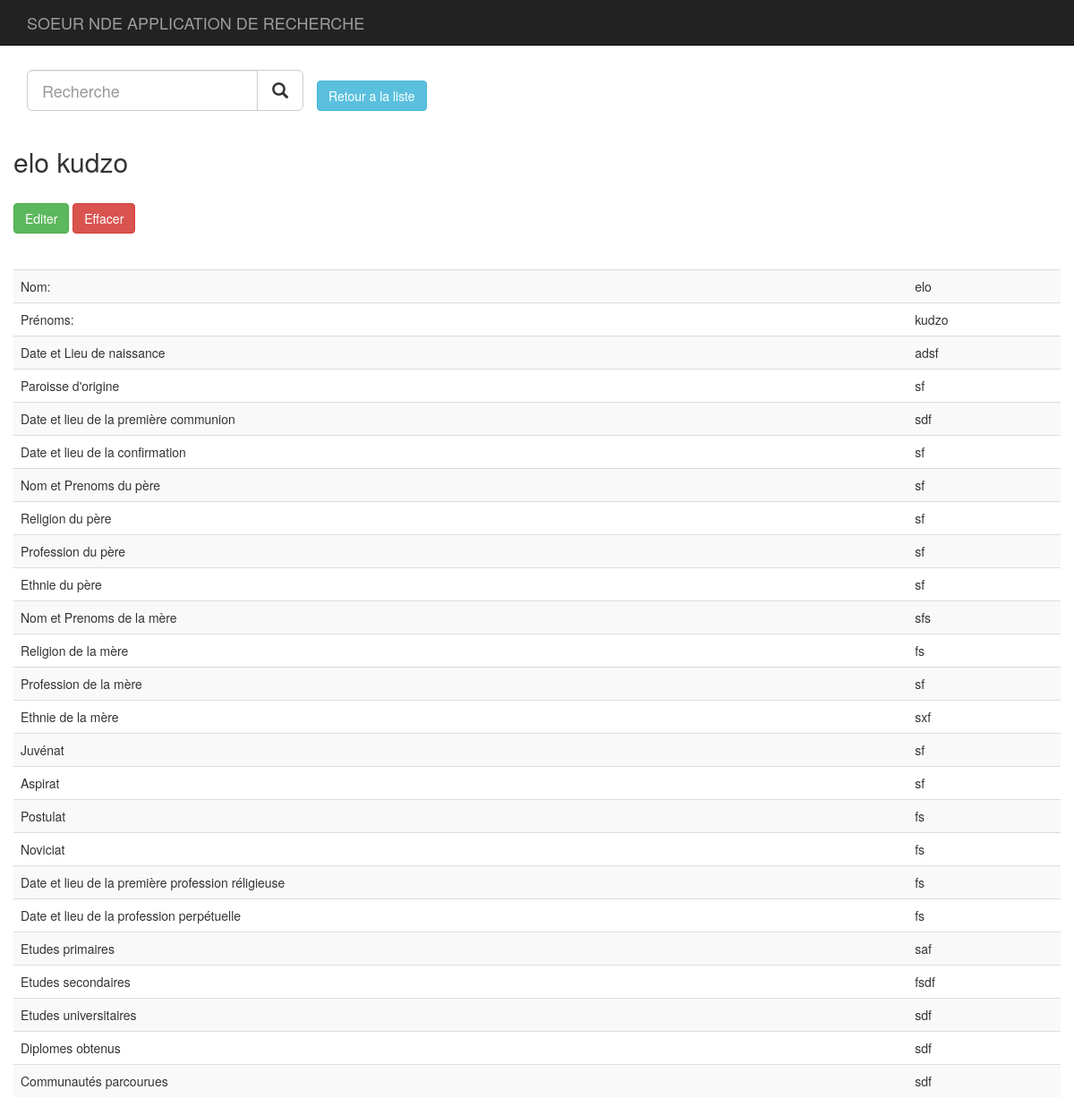
Page /view-soeur.php?id=2 on the committed database.
### tables this page shows
CREATE TABLE `soeurs` (
  `id` int(11) NOT NULL AUTO_INCREMENT,
  `nom` varchar(255) NOT NULL,
  `prenoms` varchar(255) NOT NULL,
  `date_lieu_naissance` varchar(255) NOT NULL,
  `paroisse_dorigine` varchar(255) NOT NULL,
  `date_lieu_bapteme` varchar(255) NOT NULL,
  `date_lieu_communion` varchar(255) NOT NULL,
  `date_lieu_confirmation` varchar(255) NOT NULL,
  `nom_prenoms_pere` varchar(255) NOT NULL,
  `religion_pere` varchar(255) NOT NULL,
  `profession_pere` varchar(255) NOT NULL,
  `ethnie_pere` varchar(255) NOT NULL,
  `nom_prenoms_mere` varchar(255) NOT NULL,
  `religion_mere` varchar(255) NOT NULL,
  `profession_mere` varchar(255) NOT NULL,
  `ethnie_mere` varchar(255) NOT NULL,
  `juvenat` varchar(255) NOT NULL,
  `aspirat` varchar(255) NOT NULL,
  `postulat` varchar(255) NOT NULL,
  `noviciat` varchar(255) NOT NULL,
  `date_lieu_premiere_profession_religieuse` varchar(255) NOT NULL,
  `date_lieu_profession_perpetuelle` varchar(255) NOT NULL,
  `date_lieu_etude_primaire` text NOT NULL,
  `date_lieu_etude_secondaire` text NOT NULL,
  `date_lieu_etude_universitaire` text NOT NULL,
  `date_lieu_diplomes_obtenus` text NOT NULL,
  `communautes_parcourues` text NOT NULL,
  `deleted` varchar(255) NOT NULL,
  PRIMARY KEY (`id`)
);

### view-soeur.php (the view, shortened to what this page needs)
<?php
include("functions.php");
if(!isset($_GET["id"])){
	header("location: index.php");
}
else{
	 $results = $mysqli->query("SELECT * from soeurs where deleted = 'no' and id='$_GET[id]'");
    $get_total_rows = $results->num_rows;
$row_soeur = $results->fetch_assoc();
}
?><!DOCTYPE html>
<html lang="en">
<head>
    <link href="css/bootstrap.css" rel="stylesheet">
</head>
<body>
    <nav class="navbar navbar-inverse navbar-fixed-top" role="navigation">
        <div class="container">
            <div class="navbar-header">
                <a class="navbar-brand" href="index.php">SOEUR NDE APPLICATION DE RECHERCHE</a>
            </div>
        </div>
    </nav>
    <div class="container">
        <div class="row">
   <form class="navbar-form navbar-left" role="search" action="search.php" method="GET">
                <div class="input-group input-group-lg">
                    <input type="text" class="form-control " placeholder="Recherche"  id="search_txt" name="search_text">
                    <span class="input-group-btn">
                        <button type="submit" class="btn btn-default" name="search"  onClick="return empty()">
                        <span class="glyphicon glyphicon-search"></span>
                        </button>
                    </span>
                </div>
            </form>
<br>
<a href="index.php" class="btn btn-info">Retour a la liste</a>
           <br><br>
 <h2><?php echo $row_soeur["nom"]."   "; ?>
 <?php echo $row_soeur["prenoms"]; ?></h3>
<br>
 <a href="edit-soeur.php?id=<?php echo $row_soeur['id']?>" class="btn btn-success"> Editer</a>
<a href="delete-soeur.php?id=<?php echo $row_soeur['id']?>" onclick="return confirmDelete()" class="btn btn-danger">Effacer</a
 <br><br><br><br>
           <?php
  if($get_total_rows != 0){
?>
 <table class="table table-striped table-hover">
        <tr><td>Nom: </td><td><?php echo $row_soeur["nom"]; ?></td></tr>
        <tr><td>Prénoms: </td><td><?php echo $row_soeur["prenoms"]; ?></td></tr>
        <tr><td>Date et Lieu de naissance </td><td><?php echo $row_soeur["date_lieu_naissance"]; ?></td></tr>
        <tr><td>Paroisse d'origine </td><td><?php echo $row_soeur["paroisse_dorigine"]; ?></td></tr>
        <tr><td>Date et lieu de la première communion </td><td><?php echo $row_soeur["date_lieu_communion"]; ?></td></tr>
         <tr><td>Date et lieu de la confirmation </td><td><?php echo $row_soeur["date_lieu_confirmation"]; ?></td></tr>
         <tr><td>Nom et Prenoms du père </td><td><?php echo $row_soeur["nom_prenoms_pere"]; ?></td></tr>
          <tr><td>Religion du père</td><td><?php echo $row_soeur["religion_pere"]; ?></td></tr>
 <tr><td>Profession du père </td><td><?php echo $row_soeur["profession_pere"]; ?></td></tr>
 <tr><td>Ethnie du père </td><td><?php echo $row_soeur["ethnie_pere"]; ?></td></tr>
 <tr><td>Nom et Prenoms de la mère</td><td><?php echo $row_soeur["nom_prenoms_mere"]; ?></td></tr>
 <tr><td>Religion de la mère </td><td><?php echo $row_soeur["religion_mere"]; ?></td></tr>
 <tr><td>Profession de la mère </td><td><?php echo $row_soeur["profession_mere"]; ?></td></tr>
 <tr><td>Ethnie de la mère </td><td><?php echo $row_soeur["ethnie_mere"]; ?></td></tr>
 <tr><td>Juvénat </td><td><?php echo $row_soeur["juvenat"]; ?></td></tr>
 <tr><td>Aspirat </td><td><?php echo $row_soeur["aspirat"]; ?></td></tr>
 <tr><td>Postulat </td><td><?php echo $row_soeur["postulat"]; ?></td></tr>
 <tr><td>Noviciat </td><td><?php echo $row_soeur["noviciat"]; ?></td></tr>
 <tr><td>Date et lieu de la première profession réligieuse </td><td><?php echo $row_soeur["date_lieu_premiere_profession_religieuse"]; ?></td></tr>
 <tr><td>Date et lieu de la profession perpétuelle </td><td><?php echo $row_soeur["date_lieu_profession_perpetuelle"]; ?></td></tr>
 <tr><td>Etudes primaires </td><td><?php echo $row_soeur["date_lieu_etude_primaire"]; ?></td></tr>
 <tr><td>Etudes secondaires </td><td><?php echo $row_soeur["date_lieu_etude_secondaire"]; ?></td></tr>
<tr><td>Etudes universitaires </td><td><?php echo $row_soeur["date_lieu_etude_universitaire"]; ?></td></tr>
<tr><td>Diplomes obtenus </td><td><?php echo $row_soeur["date_lieu_diplomes_obtenus"]; ?></td></tr>
<tr><td>Communautés parcourues </td><td><?php echo $row_soeur["communautes_parcourues"]; ?></td></tr>
</table>
            <?php
        }
     else{
?>
       <p>Aucune donnee..</p>
<?php
}
?>
        </div>
    </div>
</body>
</html>

### view-soeur.php (style rules this page uses)
body { padding-top: 70px; }

### rows in the picture
soeurs: nom "elo", prenoms "kudzo", date_lieu_naissance "adsf", paroisse_dorigine "sf", date_lieu_communion "sdf", date_lieu_confirmation "sf", nom_prenoms_pere "sf", religion_pere "sf", profession_pere "sf", ethnie_pere "sf", nom_prenoms_mere "sfs", religion_mere "fs", profession_mere "sf", ethnie_mere "sxf", juvenat "sf", aspirat "sf", postulat "fs", noviciat "fs", date_lieu_premiere_profession_religieuse "fs", date_lieu_profession_perpetuelle "fs", date_lieu_etude_primaire "saf", date_lieu_etude_secondaire "fsdf", date_lieu_etude_universitaire "sdf", date_lieu_diplomes_obtenus "sdf", communautes_parcourues "sdf"
